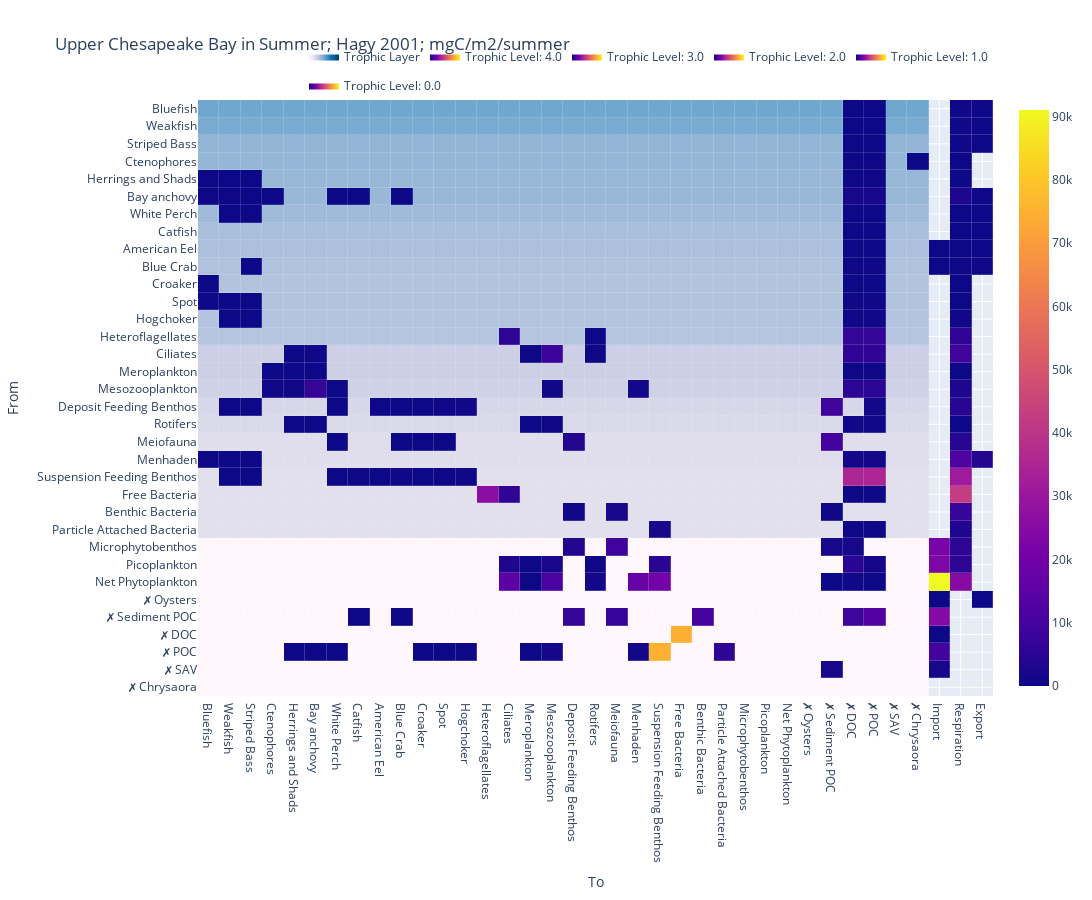

The code cell stored with this chart in its notebook:
### Markdown cell above
### no normalization

### Code cell
show_heatmap(food_webs[0], normalization=None, show_trophic_layer=True, add_external_flows=True)

### Figure 1 — Plotly figure (JSON) as saved in the notebook; plotly's stock layout.template omitted (floating-point values rounded to 4 significant figures; data arrays with more than 128 entries replaced by an {"elided": "..."} marker saying what was removed)
{"data": [{"colorscale": [[0, "rgb(255,247,251)"], [0.125, "rgb(236,231,242)"], [0.25, "rgb(208,209,230)"], [0.375, "rgb(166,189,219)"], [0.5, "rgb(116,169,207)"], [0.625, "rgb(54,144,192)"], [0.75, "rgb(5,112,176)"], [0.875, "rgb(4,90,141)"], [1, "rgb(2,56,88)"]], "hovertemplate": "Weight: %{z:.6f}<extra></extra>", "name": "Trophic Layer", "showlegend": true, "showscale": false, "type": "heatmap", "x": {"elided": "1156 str values"}, "xgap": 0.2, "y": {"elided": "1156 str values"}, "ygap": 0.2, "z": {"elided": "1156 float values"}, "zmax": 7.097, "zmin": 1}, {"coloraxis": "coloraxis", "colorscale": [[0, "rgb(12,51,131)"], [0.25, "rgb(10,136,186)"], [0.5, "rgb(242,211,56)"], [0.75, "rgb(242,143,56)"], [1, "rgb(217,30,30)"]], "hoverinfo": "skip", "legendgroup": "4.0", "name": "Trophic Level: 4.0", "showlegend": true, "showscale": true, "type": "heatmap", "x": ["✗ POC", "✗ DOC", "✗ POC", "✗ DOC", "✗ POC", "✗ DOC", "✗ Chrysaora", "✗ POC", "✗ DOC"], "xgap": 0.2, "y": ["Weakfish", "Weakfish", "Bluefish", "Bluefish", "Striped Bass", "Striped Bass", "Ctenophores", "Ctenophores", "Ctenophores"], "ygap": 0.2, "z": [42.14, 42.14, 50.32, 50.32, 37.26, 37.26, 0.092, 210.5, 210.5], "zmax": 91050.0, "zmin": 1e-07}, {"coloraxis": "coloraxis", "colorscale": [[0, "rgb(12,51,131)"], [0.25, "rgb(10,136,186)"], [0.5, "rgb(242,211,56)"], [0.75, "rgb(242,143,56)"], [1, "rgb(217,30,30)"]], "hoverinfo": "skip", "legendgroup": "3.0", "name": "Trophic Level: 3.0", "showlegend": true, "showscale": true, "type": "heatmap", "x": ["✗ POC", "✗ DOC", "✗ POC", "✗ DOC", "Weakfish", "Striped Bass", "✗ POC", "✗ DOC", "Bluefish", "✗ POC", "✗ DOC", "Weakfish", "Bluefish", "Striped Bass", "✗ POC", "✗ DOC", "Weakfish", "Striped Bass", "✗ POC", "✗ DOC", "Weakfish", "Bluefish", "Striped Bass", "✗ POC", "✗ DOC", "Weakfish", "Bluefish", "Striped Bass", "Catfish", "White Perch", "Blue Crab", "Ctenophores", "✗ POC", "✗ DOC", "Striped Bass", "✗ POC", "✗ DOC", "Ciliates", "Rotifers", "✗ POC", "✗ DOC", "Herrings and Shads", "Bay anchovy", "Meroplankton", "Rotifers", "Mesozooplankton", "✗ POC", "✗ DOC", "Herrings and Shads", "Bay anchovy", "Ctenophores", "✗ POC", "✗ DOC", "White Perch", "Herrings and Shads", "Bay anchovy", "Menhaden", "Ctenophores", "Mesozooplankton", "✗ POC", "✗ DOC"], "xgap": 0.2, "y": ["Catfish", "Catfish", "American Eel", "American Eel", "Hogchoker", "Hogchoker", "Hogchoker", "Hogchoker", "Croaker", "Croaker", "Croaker", "Spot", "Spot", "Spot", "Spot", "Spot", "White Perch", "White Perch", "White Perch", "White Perch", "Herrings and Shads", "Herrings and Shads", "Herrings and Shads", "Herrings and Shads", "Herrings and Shads", "Bay anchovy", "Bay anchovy", "Bay anchovy", "Bay anchovy", "Bay anchovy", "Bay anchovy", "Bay anchovy", "Bay anchovy", "Bay anchovy", "Blue Crab", "Blue Crab", "Blue Crab", "Heteroflagellates", "Heteroflagellates", "Heteroflagellates", "Heteroflagellates", "Ciliates", "Ciliates", "Ciliates", "Ciliates", "Ciliates", "Ciliates", "Ciliates", "Meroplankton", "Meroplankton", "Meroplankton", "Meroplankton", "Meroplankton", "Mesozooplankton", "Mesozooplankton", "Mesozooplankton", "Mesozooplankton", "Mesozooplankton", "Mesozooplankton", "Mesozooplankton", "Mesozooplankton"], "ygap": 0.2, "z": [40.39, 40.39, 5.704, 5.704, 20.98, 7.912, 321.4, 321.4, 22.17, 38.36, 38.36, 62.84, 88.87, 19.78, 107.3, 107.3, 20.98, 11.87, 32.94, 32.94, 20.98, 111.0, 39.56, 124.1, 124.1, 159.3, 133.2, 59.34, 32.66, 46.74, 67.34, 10.67, 1806.0, 1806.0, 19.78, 166.1, 166.1, 6072, 64.4, 6951.0, 6951.0, 35.14, 384.2, 172.0, 128.8, 8263.0, 6286.0, 6286.0, 6.992, 76.82, 10.67, 124.7, 124.7, 9.384, 631.9, 6915.0, 982.6, 510.5, 708.3, 5362.0, 5362.0], "zmax": 91050.0, "zmin": 1e-07}, {"coloraxis": "coloraxis", "colorscale": [[0, "rgb(12,51,131)"], [0.25, "rgb(10,136,186)"], [0.5, "rgb(242,211,56)"], [0.75, "rgb(242,143,56)"], [1, "rgb(217,30,30)"]], "hoverinfo": "skip", "legendgroup": "2.0", "name": "Trophic Level: 2.0", "showlegend": true, "showscale": true, "type": "heatmap", "x": ["Weakfish", "Bluefish", "Striped Bass", "✗ POC", "✗ DOC", "Weakfish", "Striped Bass", "Catfish", "American Eel", "Hogchoker", "Croaker", "Spot", "White Perch", "Blue Crab", "✗ POC", "✗ DOC", "Croaker", "Spot", "White Perch", "Blue Crab", "Deposit Feeding Benthos", "✗ Sediment POC", "Heteroflagellates", "Ciliates", "✗ POC", "✗ DOC", "Suspension Feeding Benthos", "✗ POC", "✗ DOC", "Weakfish", "Striped Bass", "American Eel", "Hogchoker", "Croaker", "Spot", "White Perch", "Blue Crab", "✗ POC", "✗ Sediment POC", "Herrings and Shads", "Bay anchovy", "Meroplankton", "Mesozooplankton", "✗ POC", "✗ DOC", "Meiofauna", "Deposit Feeding Benthos", "✗ Sediment POC"], "xgap": 0.2, "y": ["Menhaden", "Menhaden", "Menhaden", "Menhaden", "Menhaden", "Suspension Feeding Benthos", "Suspension Feeding Benthos", "Suspension Feeding Benthos", "Suspension Feeding Benthos", "Suspension Feeding Benthos", "Suspension Feeding Benthos", "Suspension Feeding Benthos", "Suspension Feeding Benthos", "Suspension Feeding Benthos", "Suspension Feeding Benthos", "Suspension Feeding Benthos", "Meiofauna", "Meiofauna", "Meiofauna", "Meiofauna", "Meiofauna", "Meiofauna", "Free Bacteria", "Free Bacteria", "Free Bacteria", "Free Bacteria", "Particle Attached Bacteria", "Particle Attached Bacteria", "Particle Attached Bacteria", "Deposit Feeding Benthos", "Deposit Feeding Benthos", "Deposit Feeding Benthos", "Deposit Feeding Benthos", "Deposit Feeding Benthos", "Deposit Feeding Benthos", "Deposit Feeding Benthos", "Deposit Feeding Benthos", "Deposit Feeding Benthos", "Deposit Feeding Benthos", "Rotifers", "Rotifers", "Rotifers", "Rotifers", "Rotifers", "Rotifers", "Benthic Bacteria", "Benthic Bacteria", "Benthic Bacteria"], "ygap": 0.2, "z": [67.07, 88.87, 197.8, 1349.0, 1349.0, 33.49, 19.78, 114.2, 17.76, 690, 66.24, 258.3, 56.03, 404.1, 34870.0, 34870.0, 16.56, 64.58, 18.68, 67.34, 3812.0, 9544.0, 26030.0, 6072, 71.76, 71.76, 2054.0, 264.5, 264.5, 33.49, 19.78, 17.76, 552, 66.24, 258.3, 37.35, 67.34, 962.2, 8660.0, 6.992, 76.82, 4.876, 118.0, 347.4, 347.4, 1803.0, 762.5, 553.1], "zmax": 91050.0, "zmin": 1e-07}, {"coloraxis": "coloraxis", "colorscale": [[0, "rgb(12,51,131)"], [0.25, "rgb(10,136,186)"], [0.5, "rgb(242,211,56)"], [0.75, "rgb(242,143,56)"], [1, "rgb(217,30,30)"]], "hoverinfo": "skip", "legendgroup": "1.0", "name": "Trophic Level: 1.0", "showlegend": true, "showscale": true, "type": "heatmap", "x": ["Menhaden", "Suspension Feeding Benthos", "Ciliates", "Meroplankton", "Rotifers", "Mesozooplankton", "✗ POC", "✗ DOC", "✗ Sediment POC", "Suspension Feeding Benthos", "Ciliates", "Meroplankton", "Rotifers", "Mesozooplankton", "✗ POC", "✗ DOC", "Meiofauna", "Deposit Feeding Benthos", "✗ DOC", "✗ Sediment POC", "✗ Sediment POC", "Hogchoker", "Croaker", "Spot", "White Perch", "Herrings and Shads", "Bay anchovy", "Menhaden", "Suspension Feeding Benthos", "Particle Attached Bacteria", "Meroplankton", "Mesozooplankton", "Free Bacteria", "Catfish", "Blue Crab", "Meiofauna", "Deposit Feeding Benthos", "Benthic Bacteria", "✗ POC", "✗ DOC"], "xgap": 0.2, "y": ["Net Phytoplankton", "Net Phytoplankton", "Net Phytoplankton", "Net Phytoplankton", "Net Phytoplankton", "Net Phytoplankton", "Net Phytoplankton", "Net Phytoplankton", "Net Phytoplankton", "Picoplankton", "Picoplankton", "Picoplankton", "Picoplankton", "Picoplankton", "Picoplankton", "Picoplankton", "Microphytobenthos", "Microphytobenthos", "Microphytobenthos", "Microphytobenthos", "✗ SAV", "✗ POC", "✗ POC", "✗ POC", "✗ POC", "✗ POC", "✗ POC", "✗ POC", "✗ POC", "✗ POC", "✗ POC", "✗ POC", "✗ DOC", "✗ Sediment POC", "✗ Sediment POC", "✗ Sediment POC", "✗ Sediment POC", "✗ Sediment POC", "✗ Sediment POC", "✗ Sediment POC"], "ygap": 0.2, "z": [17690.0, 20540.0, 15180, 240.9, 966, 10980.0, 52.35, 418.9, 52.35, 5136.0, 3036, 49.13, 128.8, 2361.0, 1288, 5152.0, 9016, 3812.0, 1673.0, 1673.0, 1535.0, 138, 16.56, 64.58, 18.68, 21.07, 230.6, 982.6, 74980.0, 6028.0, 24.56, 1180.0, 74635, 16.28, 67.34, 7213.0, 6862.0, 10410.0, 13050.0, 8697.0], "zmax": 91050.0, "zmin": 1e-07}, {"coloraxis": "coloraxis", "colorscale": [[0, "rgb(12,51,131)"], [0.25, "rgb(10,136,186)"], [0.5, "rgb(242,211,56)"], [0.75, "rgb(242,143,56)"], [1, "rgb(217,30,30)"]], "hoverinfo": "skip", "legendgroup": "0.0", "name": "Trophic Level: 0.0", "showlegend": true, "showscale": true, "type": "heatmap", "x": ["Import", "Respiration", "Export", "Respiration", "Export", "Respiration", "Export", "Respiration", "Export", "Respiration", "Import", "Export", "Respiration", "Respiration", "Respiration", "Respiration", "Export", "Respiration", "Respiration", "Export", "Respiration", "Export", "Respiration", "Import", "Export", "Respiration", "Respiration", "Respiration", "Import", "Respiration", "Respiration", "Respiration", "Respiration", "Respiration", "Respiration", "Respiration", "Respiration", "Respiration", "Import", "Respiration", "Respiration", "Respiration", "Import", "Import", "Import", "Import", "Import", "Export"], "xgap": 0.2, "y": ["Net Phytoplankton", "Net Phytoplankton", "Weakfish", "Weakfish", "Bluefish", "Bluefish", "Striped Bass", "Striped Bass", "Catfish", "Catfish", "American Eel", "American Eel", "American Eel", "Hogchoker", "Croaker", "Spot", "White Perch", "White Perch", "Herrings and Shads", "Bay anchovy", "Bay anchovy", "Menhaden", "Menhaden", "Blue Crab", "Blue Crab", "Blue Crab", "Suspension Feeding Benthos", "Meiofauna", "Picoplankton", "Picoplankton", "Free Bacteria", "Particle Attached Bacteria", "Heteroflagellates", "Ciliates", "Deposit Feeding Benthos", "Meroplankton", "Rotifers", "Ctenophores", "Microphytobenthos", "Microphytobenthos", "Benthic Bacteria", "Mesozooplankton", "✗ SAV", "✗ POC", "✗ DOC", "✗ Sediment POC", "✗ Oysters", "✗ Oysters"], "ygap": 0.2, "z": [91050.0, 24932, 42.32, 292.8, 19.32, 324.6, 22.08, 299.1, 16.56, 65.41, 2.024, 11.59, 14.44, 708.4, 66.61, 259.8, 12.88, 75.16, 282.4, 368, 3194.0, 4416, 12180.0, 11.96, 167.4, 166.2, 31320.0, 4508, 22670.0, 5520, 42390.0, 3444.0, 5988.0, 8804.0, 4575.0, 147.8, 386.4, 110.8, 21560.0, 5391.0, 7286.0, 3126.0, 1535.0, 9731, 88, 24288, 1e-07, 1e-07], "zmax": 91050.0, "zmin": 1e-07}], "layout": {"autosize": true, "height": 900, "legend": {"orientation": "h", "x": 1, "xanchor": "right", "y": 1, "yanchor": "bottom"}, "title": {"text": "Upper Chesapeake Bay in Summer; Hagy 2001; mgC/m2/summer"}, "width": 1200, "xaxis": {"autorange": true, "categoryarray": ["Bluefish", "Weakfish", "Striped Bass", "Ctenophores", "Herrings and Shads", "Bay anchovy", "White Perch", "Catfish", "American Eel", "Blue Crab", "Croaker", "Spot", "Hogchoker", "Heteroflagellates", "Ciliates", "Meroplankton", "Mesozooplankton", "Deposit Feeding Benthos", "Rotifers", "Meiofauna", "Menhaden", "Suspension Feeding Benthos", "Free Bacteria", "Benthic Bacteria", "Particle Attached Bacteria", "Microphytobenthos", "Picoplankton", "Net Phytoplankton", "✗ Oysters", "✗ Sediment POC", "✗ DOC", "✗ POC", "✗ SAV", "✗ Chrysaora"], "range": [-0.5, 36.5], "showspikes": true, "spikethickness": 0.5, "title": {"text": "To"}, "type": "category"}, "yaxis": {"autorange": true, "categoryarray": ["✗ Chrysaora", "✗ SAV", "✗ POC", "✗ DOC", "✗ Sediment POC", "✗ Oysters", "Net Phytoplankton", "Picoplankton", "Microphytobenthos", "Particle Attached Bacteria", "Benthic Bacteria", "Free Bacteria", "Suspension Feeding Benthos", "Menhaden", "Meiofauna", "Rotifers", "Deposit Feeding Benthos", "Mesozooplankton", "Meroplankton", "Ciliates", "Heteroflagellates", "Hogchoker", "Spot", "Croaker", "Blue Crab", "American Eel", "Catfish", "White Perch", "Bay anchovy", "Herrings and Shads", "Ctenophores", "Striped Bass", "Weakfish", "Bluefish"], "range": [-0.5, 33.5], "showspikes": true, "spikemode": "across", "spikesnap": "cursor", "spikethickness": 0.5, "title": {"text": "From"}, "type": "category"}}}
